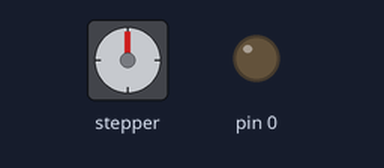
This sketch was run on a simulated Arduino Uno, built with avr-gcc and run on an emulated ATmega328P. On the bench: stepper motor, output pins drawn as LEDs (lit = HIGH). Wiring (inferred from the names in the program): stepper motor (2048 steps per turn assumed): coils pin 8, pin 9, pin 10, pin 11. Pins used as bus, display or sensor lines are not drawn.

Above: at 0.15 s.
At 10.06 s:
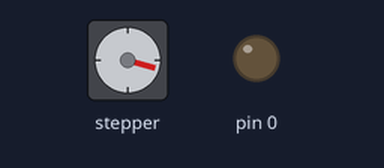
At 19.98 s:
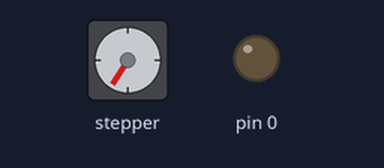
At 39.81 s:
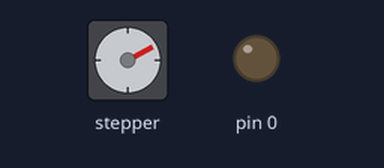
Timing chart, 0 to 40.0 s (numbered marks = the images above):
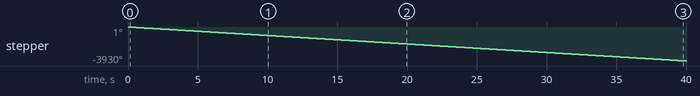

The sketch:

Moving_target.ino
```cpp
int stepMotor[] = {8, 9, 10, 11};
int steps[4][8] =
  {
    {1, 1, 0, 0, 0, 0, 0, 1},
    {0, 1, 1, 1, 0, 0, 0, 0},
    {0, 0, 0, 1, 1, 1, 0, 0},
    {0, 0, 0, 0, 0, 1, 1, 1}
  };

int rychlost = 1;
int uhel = 360;

void setup() {
  for (int i = 0; i <= 4; i++) {
    pinMode(stepMotor[i], OUTPUT);
  }
}

void loop() {
  for (int i = 7; i > 0; i--) {
    digitalWrite(stepMotor[0], steps[0][i]);
    digitalWrite(stepMotor[1], steps[1][i]);
    digitalWrite(stepMotor[2], steps[2][i]);
    digitalWrite(stepMotor[3], steps[3][i]);
    delay(rychlost);
  }
}
```

Measured:
- by itself, stepper: keeps turning counter-clockwise at about 98°/s
